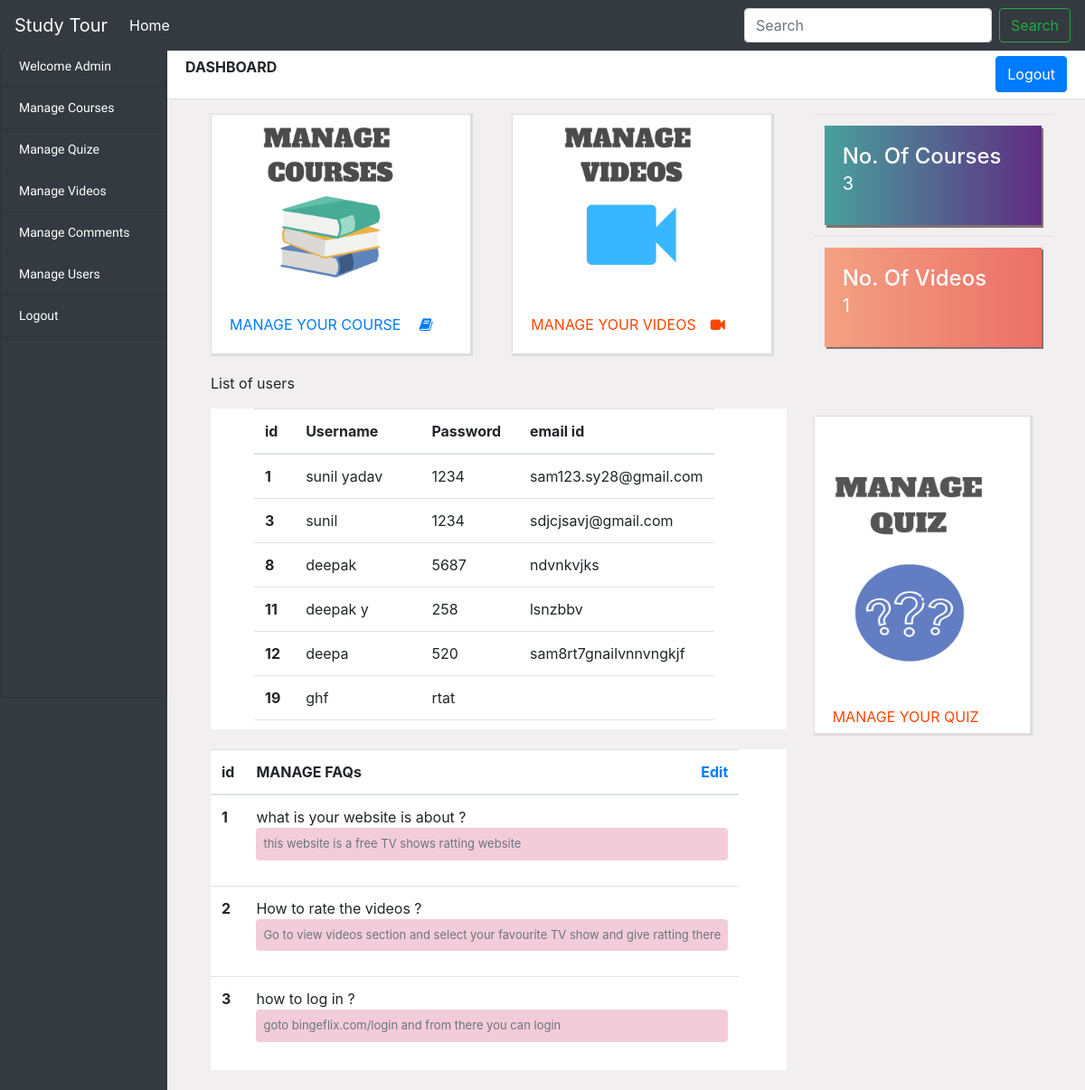
/admin/admin_main.php, run on the app's committed database.
### tables this page shows
CREATE TABLE `faq` (
  `id` int(11) NOT NULL,
  `faq_title` varchar(255) NOT NULL,
  `faq_description` varchar(255) NOT NULL
);

### admin/classes/admin.php (called while the page is built, shortened)
<?php
 class admin
 {
 	public $host="localhost";
 	public $username="root";
 	public $pass="";
 	public $db_name="studytour";
 	public $conn;
 	public $user_details;
 	public $course_count=0;
 	public $video_count=0;
 	public $faq_list;
 	public function __construct()
 	{
 		$this->conn=new mysqli($this->host,$this->username,$this->pass,$this->db_name);
 	}
 	public function show_users()
 	{
 		$query="select * from login";
 		$result=$this->conn->query($query);
 		while($row=$result->fetch_array(MYSQLI_ASSOC))
 		{
 			$this->user_details[]=$row;
 		}
 		return $this->user_details;
 	}
 	public function display_course_count()
 	{
 		$query="select * from programming_languages";
 		$result=$this->conn->query($query);
 		while($row=$result->fetch_array(MYSQLI_ASSOC))
 		{
 			$this->course_count++;
 		}
 		print_r($this->course_count);
 	}
	public function display_video_count()
	{
		$query="select * from video_info";
 		$result=$this->conn->query($query);
 		while($row=$result->fetch_array(MYSQLI_ASSOC))
 		{
 			$this->video_count++;
 		}
 		print_r($this->video_count);
	}
	public function display_faq_list()
	{
		$query="select * from faq";
 		$result=$this->conn->query($query);
 		while($row=$result->fetch_array(MYSQLI_ASSOC))
 		{
 			$this->faq_list[]=$row;
 		}
 		return ($this->faq_list);
	}
}
 ?>

### admin/admin_main.php (the view, shortened to what this page needs)
<?php
include("classes/admin.php");
$admin = new admin;
$userd = $admin->show_users();
?>
<!doctype html>
<html lang="en">
<head>
    <link rel="stylesheet" href="https://maxcdn.bootstrapcdn.com/bootstrap/4.0.0/css/bootstrap.min.css"
>
    <link rel="stylesheet" type="text/css"
        href="https://stackpath.bootstrapcdn.com/font-awesome/4.7.0/css/font-awesome.min.css">
</head>
<body style="background-color:#f1efef">
    <nav class="navbar navbar-expand-lg navbar-light bg-dark fixed-top">
        <a class="navbar-brand text-white" href="#">Study Tour</a>
        <div class="collapse navbar-collapse" id="navbarSupportedContent">
            <ul class="navbar-nav mr-auto ">
                <li class="nav-item active">
                    <a class="nav-link text-white" href="../../studytour/admin/admin_main.php">Home </a>
                </li>
            </ul>
            <form class="form-inline my-2 my-lg-0">
                <input class="form-control mr-sm-2" type="search" placeholder="Search" aria-label="Search">
                <button class="btn btn-outline-success my-2 my-sm-0" type="submit">Search</button>
            </form>
        </div>
    </nav>
    <div class="container-fluid" style="margin-top: 50px;">
        <div class="row">
            <div class="col-sm-2 col-md-2 sidebar badge-dark" style="margin:inherit;" id="sidebar">
                <ul class="list-group text-white sidebar-list">
                    <li class="list-group-item  bg-dark "><a href="">Welcome Admin</a></li>
                    <li class="list-group-item bg-dark "><a href="manage_courses/manage_courses.php">Manage Courses</a>
                    </li>
                    <li class="list-group-item bg-dark"><a href="">Manage Quize</a></li>
                    <li class="list-group-item bg-dark"><a href="">Manage Videos</a></li>
                    <li class="list-group-item bg-dark"><a href="">Manage Comments</a></li>
                    <li class="list-group-item bg-dark"><a href="">Manage Users</a></li>
                    <li class="list-group-item bg-dark"><a href="">Logout</a></li>
                    <li class="list-group-item bg-dark" style="height: 400px;"></li>
                </ul>
            </div>
            <div class=" col-md-10">
                <div class="card-header bg-white" style="margin-right: -45px; height: 60px;">
                    <b>DASHBOARD</b>
                    <button type="btn btn-outline-success" class="btn btn-primary float-right" style="height: 40px;"><a
                            href="../login.php" class="text-white ">Logout</a> </button>
                </div>
                <div class="row">
                    <div class="col-md-4 mt-3 ml-5">
                        <div class="card shadow "
                            style="width: 18rem; box-shadow: 1px 1px 1px 1px #e1dbdb; border-radius:0px; border-top-left-radius: 0px; cursor:pointer;">
                            <img class="myimg" src="../uploadimg/file3.png" alt="Card" width="288" height="200">
                            <div class="card-body">
                                <p class="card-text"><a href="manage_courses/manage_courses.php"
                                        style="text-decoration: none;">MANAGE YOUR COURSE <i
                                            class="fa fa-book ml-3"></i></a></p>
                            </div>
                        </div>
                    </div>
                    <div class="col-md-4 mt-3">
                        <div class="card shadow"
                            style="width: 18rem;cursor:pointer; box-shadow:1px 1px 1px 1px #e1dbdb; border-radius:0px; border-top-left-radius: 0px;">
                            <img class="" src="../uploadimg/file4.png" alt="Card" width="288" height="200">
                            <div class="card-body">
                                <p class="card-text "><a href="manage_videos/manage_videos.php"
                                        style="text-decoration: none; color: orangered">MANAGE YOUR VIDEOS</a><i
                                        class="fa fa-video-camera ml-3" style="color: orangered"></i></p>
                            </div>
                        </div>
                    </div>
                    <div class="col-sm-3 mt-3">
                        <table class="table table-borderless">
                            <tbody>
                                <tr>
                                    <td class="mytable1">
                                        <div class="card shadow border-0 "
                                            style="width: 15rem; height: 110px; box-shadow: 2px 3px #827171; border-radius:0px; border-top-left-radius: 0px;">
                                            <div class="card-body">
                                                <p class="card-text text-white"><b class="h4">No. Of Courses
                                                    </b><br><span
                                                        style="font-size: 20px;"><?php $admin->display_course_count(); ?></span>
                                                </p>
                                            </div>
                                        </div>
                                    </td>
                                </tr>
                                <tr>
                                    <td class="mytable2">
                                        <div class="card shadow border-0"
                                            style="width: 15rem; height: 110px; box-shadow: 2px 2px #827171; border-radius:0px; border-top-left-radius: 0px;">
                                            <div class="card-body">
                                                <p class="card-text text-white"><b class="h4">No. Of Videos</b><br><span
                                                        style="font-size: 20px;"><?php $admin->display_video_count(); ?></span>
                                                </p>
                                            </div>
                                    </td>
                                </tr>
                            </tbody>
                        </table>
                    </div>
                </div>
                <div class="row ">
                    <div class="col-md-8">
                        <table class="table ml-5 bg-white shodow pl-5 table-responsive"
                            style=" height : 355px;overflow-y: scroll;display: inline-block; width: 640px;">
                            <p class="ml-5">List of users</p>
                            <thead>
                                <tr>
                                    <th scope="col">id</th>
                                    <th scope="col">Username</th>
                                    <th scope="col">Password</th>
                                    <th scope="col">email id</th>
                                </tr>
                            </thead>
                            <tbody style="">
                                <?php
                                foreach ($userd as $userdata) {
                                ?>
                                <tr>
                                    <th scope="row"><?php echo $userdata['id']; ?></th>
                                    <td><?php echo $userdata['username']; ?></td>
                                    <td><?php echo $userdata['password']; ?></td>
                                    <td><?php echo $userdata['email']; ?></td>
                                </tr>
                                <?php } ?>
                            </tbody>
                        </table>
                    </div>
                    <div class="col-md-3 mt-5 ml-5">
                        <div class="card shadow"
                            style="width: 15rem; height:22rem; box-shadow:1px 1px 1px 1px #e1dbdb; border-radius:0px; border-top-left-radius: 0px;">
                            <img class="" src="../uploadimg/file6.png" alt="Card" width="210" height="300">
                            <div class="card-body">
                                <p class="card-text "><a href="manage_quiz/manage_quiz.php"
                                        style="text-decoration: none; color: orangered">MANAGE YOUR QUIZ</a></p>
                            </div>
                        </div>
                    </div>
                </div>
                <div class="row">
                    <div class="col-md-8 ml-5">
                        <table class="table bg-white"
                            style="height : 355px;overflow-y: scroll;display: inline-block; width:640px">
                            <caption>List of users</caption>
                            <thead>
                                <tr>
                                    <th>id</th>
                                    <th scope="col">MANAGE FAQs <a href="" class="float-right"
                                            style="text-decoration: none;">Edit</a></th>
                                </tr>
                            </thead>
                            <tbody>
                                <?php $faq = $admin->display_faq_list();
                                foreach ($faq as $faq_list) {
                                ?>
                                <tr style="width: 500px;">
                                    <th><?php echo $faq_list['id']; ?></th>
                                    <td><?php echo $faq_list['faq_title']; ?><br>
                                        <blockquote class="rounded p-2 text-muted "
                                            style="font-size: 13px; background-color: #db6a8f57;">
                                            <?php echo $faq_list['faq_description']; ?></blockquote>
                                    </td>
                                </tr>
                                <?php } ?>
                            </tbody>
                        </table>
                    </div>
                </div>
            </div>
        </div>
    </div>
</body>
</html>

### admin/admin_main.php (style rules this page uses)
.sidebar-list { margin-right: -15px; font-family: 'Quicksand', sans-serif; font-size: 14px }
.sidebar-list li a { color: white; text-decoration: none; }
.mytable1 .card { background: #5f2c82; background: -webkit-linear-gradient(to right, #49a09d, #5f2c82); background: linear-gradient(to right, #49a09d, #5f2c82); }
.mytable2 .card { background: #EC6F66; background: -webkit-linear-gradient(to right, #F3A183, #EC6F66); background: linear-gradient(to right, #F3A183, #EC6F66); }
.card { overflow: hidden; transition: all 0.9s ease; }

### data on the page
faq: id "1", faq_title "what is your website is about ?", faq_description "this website is a free TV shows ratting website"
faq: id "2", faq_title "How to rate the videos ?", faq_description "Go to view videos section and select your favourite TV show and give ratting there"
faq: id "3", faq_title "how to log in ?", faq_description "goto bingeflix.com/login and from there you can login"

### other printed values
$userdata['id'] "1"
$userdata['username'] "sunil yadav"
$userdata['password'] "1234"
$userdata['email'] "sam123.sy28@gmail.com"
$userdata['id'] "3"
$userdata['username'] "sunil"
$userdata['email'] "sdjcjsavj@gmail.com"
$userdata['id'] "8"
$userdata['username'] "deepak"
$userdata['password'] "5687"
$userdata['email'] "ndvnkvjks"
$userdata['id'] "11"
$userdata['username'] "deepak y"
$userdata['password'] "258"
$userdata['email'] "lsnzbbv"
